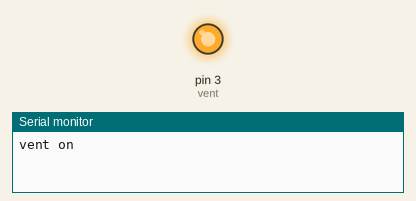
Bench run of a sketch on a simulated Arduino Uno, built with avr-gcc and run on an emulated ATmega328P. Shown: output pins drawn as LEDs (lit = HIGH), the last lines printed to the serial monitor.

Above: at 2.5 s.
At 7.5 s:
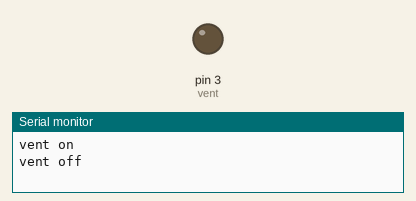
Timing chart, 0 to 13.0 s (numbered marks = the images above):
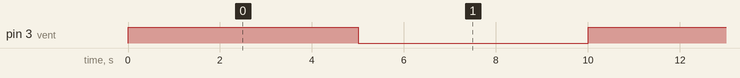

Measured:
- by itself, pin 3 (vent): alternates HIGH for 5.0 s and LOW for 5.0 s

The sketch:

pumpvalve_test.ino
```cpp
/*
 Name:		pumpvalve_test.ino
 Created:	10/10/2017 7:30:30 PM
 Author:	tero.toivola
*/

/* Antaa pinniin 13 jännitteen jaksollisesti */

int vent = 3; // valve pin

			   // setup routine:
void setup() {
	// define vent as output.
	Serial.begin(9600);
	pinMode(vent, OUTPUT);

}

// main program
void loop() {
	digitalWrite(vent, HIGH);     // valve on
	Serial.println("vent on");
	delay(5000);                 // wait 5s
	digitalWrite(vent, LOW);    // valve off
	Serial.println("vent off");
	delay(5000);               // wait 5s
}
```
